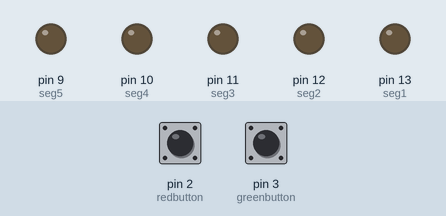
Simulated run of this program. Board: MicroPython board. Parts: output pins drawn as LEDs (lit = HIGH). Inputs (shaded band) come from the test bench; at power-on: pin 2 (redbutton) LOW, pin 3 (greenbutton) LOW.

Above: at 1.2 s.
1.3 s: pin 2 (redbutton) pulled HIGH for 1 s
At 2.4 s:
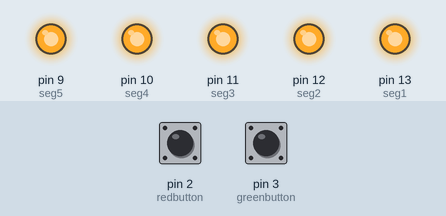
3.8 s: pin 3 (greenbutton) pulled HIGH for 0.15 s
At 4.5 s:
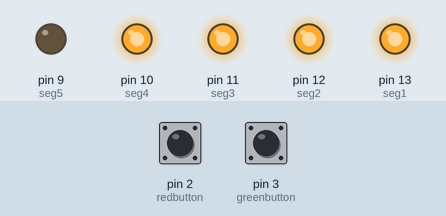
5.4 s: pin 3 (greenbutton) pulled HIGH for 1 s
At 5.51 s:
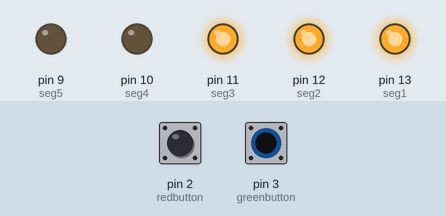
Timing chart, 0 to 8.4 s (numbered marks = the images above; inputs shaded):
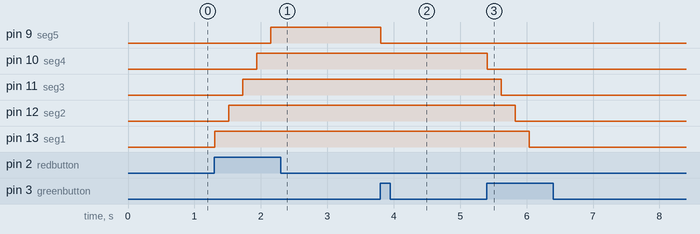

Measured:
- after the input at 1.3 s, pin 9 (seg5): LOW → HIGH after 0.85 s; pin 10 (seg4): LOW → HIGH after 0.64 s; pin 11 (seg3): LOW → HIGH after 0.43 s; pin 12 (seg2): LOW → HIGH after 0.22 s; pin 13 (seg1): LOW → HIGH at once
- after the input at 3.8 s, pin 9 (seg5): HIGH → LOW at once
- after the input at 5.4 s, pin 10 (seg4): HIGH → LOW at once; pin 11 (seg3): HIGH → LOW after 0.22 s; pin 12 (seg2): HIGH → LOW after 0.43 s; pin 13 (seg1): HIGH → LOW after 0.64 s

The program:

bar-graph.py
```python
from machine import Pin
import time

# Set up input pins
redbutton = Pin(2, Pin.IN, Pin.PULL_DOWN)
greenbutton = Pin(3, Pin.IN, Pin.PULL_DOWN)

# Set up LED pins
seg1 = Pin(13, Pin.OUT)
seg2 = Pin(12, Pin.OUT)
seg3 = Pin(11, Pin.OUT)
seg4 = Pin(10, Pin.OUT)
seg5 = Pin(9, Pin.OUT)

# Create a list of our LEDs
segments = [seg1, seg2, seg3, seg4, seg5]

# Set the initial count for the index
count = -1

# Turn off all LEDs to start
seg1.value(0)
seg2.value(0)
seg3.value(0)
seg4.value(0)
seg5.value(0)

while True:

    time.sleep(0.01) # Short delay to avoid the program running too fast

    if redbutton.value() == 1: # If red button pressed

        if count == 4: # If the count is already 4
            pass # Do nothing

        else:
            count = count + 1 # Add 1 to our counter
            segments[count].value(1) # Light the LED index for the count
            time.sleep(0.2)

    if greenbutton.value() == 1: # If green button pressed

        if count == -1: # If count is already -1
            pass # Do nothing

        else:
            segments[count].value(0) # Turn off the LED index for the count
            time.sleep(0.2)
            count = count -1 # Remove 1 from our counter
```
